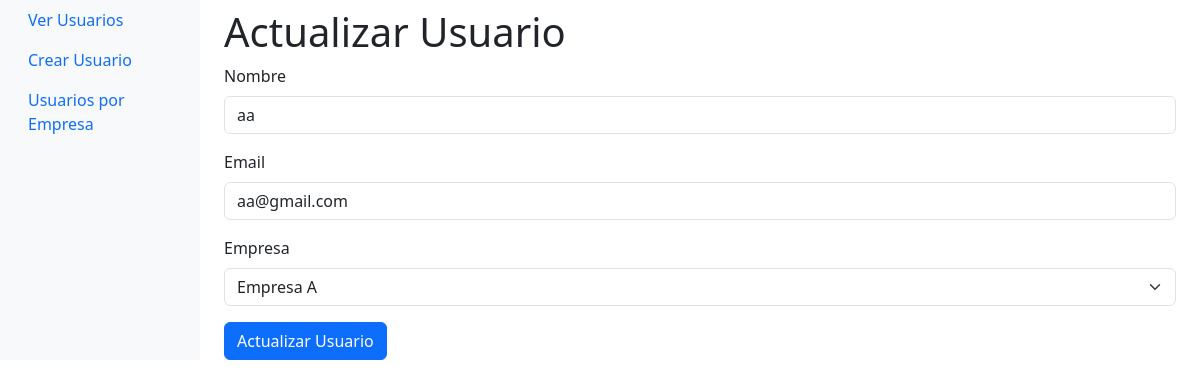
The app's page /usuarios/5/update with its own data.
### api/models.py (models this page shows)
class Usuario(Base):
    __tablename__ = "usuarios"
    id = Column(Integer, primary_key=True, index=True)
    id_fk_empresa = Column(Integer, ForeignKey("empresas.id"))
    nombre = Column(String)
    email = Column(String)
    empresa = relationship("Empresa")

### api/main.py (the view)
@app.get("/usuarios/{usuario_id}/update", response_class=HTMLResponse)
def ver_actualizar_usuario(request: Request, usuario_id: int):
    db = database.SessionLocal()
    db_usuario = crud.leer_usuario(db, usuario_id)
    if db_usuario is None:
        raise HTTPException(status_code=404, detail="Usuario no encontrado")
    return templates.TemplateResponse("update.html", {"request": request, "usuario": db_usuario})

### api/templates/update.html (shortened to what this page needs)
<!DOCTYPE html>
<html lang="en">
<head>
    <link href="https://cdn.jsdelivr.net/npm/bootstrap@5.3.2/dist/css/bootstrap.min.css" rel="stylesheet">
</head>
<body>
    <div class="container-fluid">
        <div class="row">
            <nav id="sidebar" class="col-md-3 col-lg-2 d-md-block bg-light sidebar">
                <div class="position-sticky">
                    <ul class="nav flex-column">
                        <li class="nav-item">
                            <a class="nav-link" href="/">Ver Usuarios</a>
                        </li>
                        <li class="nav-item">
                            <a class="nav-link" href="/usuarios/create">Crear Usuario</a>
                        </li>
                        <li class="nav-item">
                            <a class="nav-link" href="/empresas/1/usuarios">Usuarios por Empresa</a>
                        </li>
                    </ul>
                </div>
            </nav>
            <main class="col-md-9 ms-sm-auto col-lg-10 px-md-4">
                <h1 class="mt-2">Actualizar Usuario</h1>
                <form action="/usuarios/{{ usuario.id }}/update" method="post" enctype="multipart/form-data">
                    <div class="mb-3">
                        <label for="nombre" class="form-label">Nombre</label>
                        <input type="text" class="form-control" id="nombre" name="nombre" value="{{ usuario.nombre }}" required>
                    </div>
                    <div class="mb-3">
                        <label for="email" class="form-label">Email</label>
                        <input type="email" class="form-control" id="email" name="email" value="{{ usuario.email }}" required>
                    </div>
                    <div class="mb-3">
                        <label for="id_fk_empresa" class="form-label">Empresa</label>
                        <select class="form-select" id="id_fk_empresa" name="id_fk_empresa" required>
                            <option value="1" {% if usuario.id_fk_empresa == 1 %}selected{% endif %}>Empresa A</option>
                        </select>
                    </div>
                    <button type="submit" class="btn btn-primary">Actualizar Usuario</button>
                </form>
            </main>
        </div>
    </div>
</body>
</html>

### records on screen
Usuario: nombre "aa", email "aa@gmail.com", id_fk_empresa "Empresa A"
